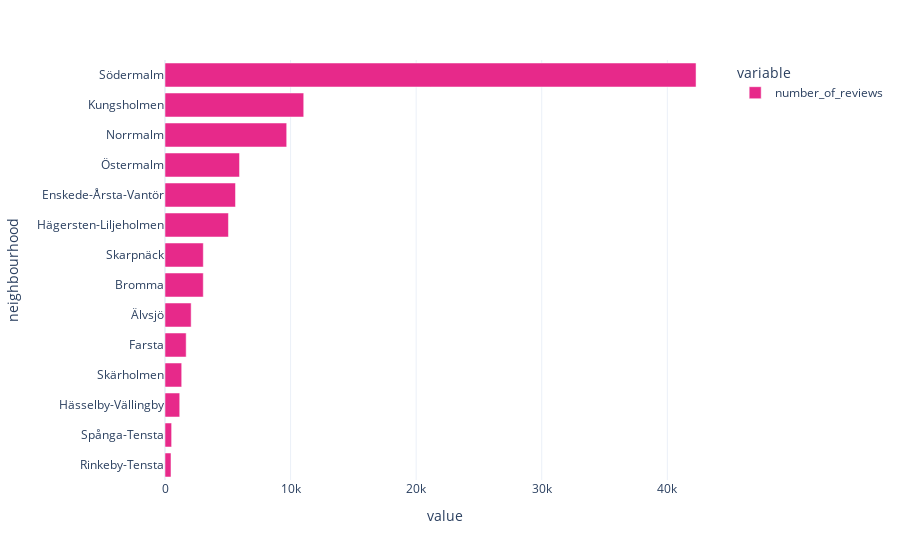

The notebook cell this image was saved under:
### Code cell
fig = px.bar(num_reviews.groupby('neighbourhood')['number_of_reviews'].sum().sort_values(ascending=True), orientation='h')
fig.update_traces(marker_color=MAIN_COLOR)

### Figure 1 — Plotly figure (JSON) as saved in the notebook; plotly's stock layout.template omitted (floating-point values rounded to 4 significant figures)
{"data": [{"alignmentgroup": "True", "hovertemplate": "variable=number_of_reviews<br>value=%{x}<br>neighbourhood=%{y}<extra></extra>", "legendgroup": "number_of_reviews", "marker": {"color": "rgb(231,41,138)", "pattern": {"shape": ""}}, "name": "number_of_reviews", "offsetgroup": "number_of_reviews", "orientation": "h", "showlegend": true, "textposition": "auto", "type": "bar", "x": [477, 527, 1172, 1330, 1686, 2082, 3048, 3050, 5052, 5613, 5935, 9691, 11047, 42288], "xaxis": "x", "y": ["Rinkeby-Tensta", "Spånga-Tensta", "Hässelby-Vällingby", "Skärholmen", "Farsta", "Älvsjö", "Bromma", "Skarpnäck", "Hägersten-Liljeholmen", "Enskede-Årsta-Vantör", "Östermalm", "Norrmalm", "Kungsholmen", "Södermalm"], "yaxis": "y"}], "layout": {"barmode": "relative", "legend": {"title": {"text": "variable"}, "tracegroupgap": 0}, "margin": {"t": 60}, "xaxis": {"anchor": "y", "domain": [0, 1], "title": {"text": "value"}}, "yaxis": {"anchor": "x", "domain": [0, 1], "title": {"text": "neighbourhood"}}}}
